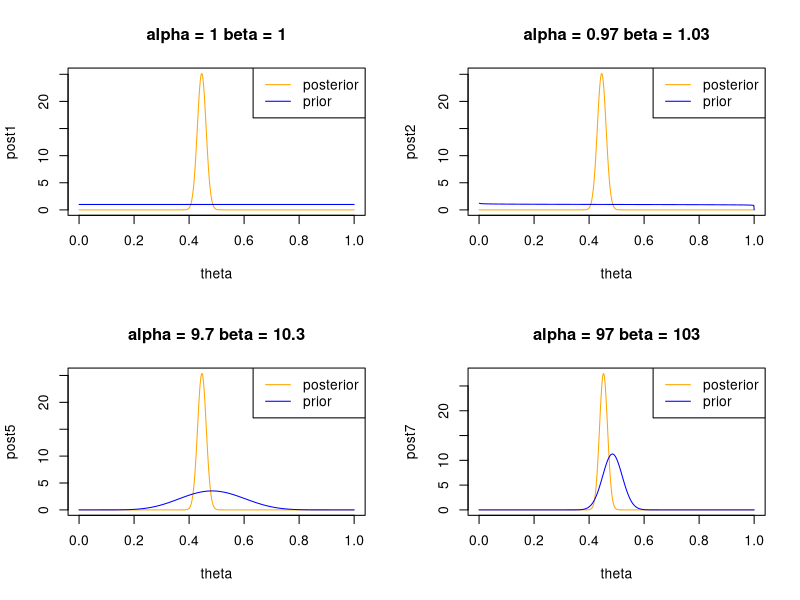

Here is the R script that generated this plot:
### Placenta previa example
# Placenta previa is a condition in which the placenta of an unborn child is
# implanted very low in the uterus, obstructing the child from
# a normal vaginal delivery. An early study concerning
# the sex of placenta previa births in Germany
# found that of a total of 980 births, 437 were female.
# How strong is the evidence that the proportion of female
# births in the population of placenta previa births is less than 0.485
# (the proportion in the general population)?

# Data distribution: y ~ Bin(n, theta) with n = 980 and observed y = 437
# Prior: theta ~ Beta(1, 1)
# Posterior: Beta(y + 1, n - y + 1) = Beta(438, 544)

#set parameters of Beta(a,b) posterior
a <- 438
b <- 544

mu <- a / (a + b) #determine mean of posterior
v <- (a * b) / (a + b)^2 / (a + b + 1) #determine variance of posterior

mu	#exact mean
qbeta(.5, a, b) #exact median
(ci0 <- qbeta(c(.025, .975), a, b)) #exact credible interval
pbeta(0.485, a, b) # exact posterior probability of interest

## Analysis using different conjugate prior distributions
# set data
# Data distribution: y ~ Bin(n, theta) with n = 980 and observed y = 437
# Prior: theta ~ Beta(alpha, beta)
# Posterior: Beta(y + alpha, n - y + beta)

# set data
n <- 980
y <- 437
# prior parameters
alpha <- c(1, 0.97, 2.425, 4.85, 9.7, 48.5, 97)
beta <- c(1, 1.03, 2.575, 5.15, 10.3, 51.5, 103)

#Determine corresponding posterior distribution parameters
a <-  alpha + y
b <- n - y + beta

a / (a + b) #exact means
qbeta(p = .5, a, b) #exact medians
cbind(qbeta(c(.025), a, b), qbeta(c(.975), a, b)) #exact posterior intervals
pbeta(0.485, a, b) # exact posterior probability of interest

# approximate posterior using simulation
x <- rbeta(1000, a, b) #1000 draws from posterior distribution
mean(x) #approximate mean of posterior
median(x) #approximate median of posterior
(ci1 <- quantile(x, prob = c(.025, .975))) #95% central posterior interval
mean(x <= 0.485) # approximate posterior probability

ci0
ci1

# plot results
theta <- seq(0, 1, by = 0.001) #create vector of possible thetas

#determine prior densities for each combination prior parameters
prior1 <- dbeta(theta, shape1 = alpha[1], shape2 = beta[1])
prior2 <- dbeta(theta, shape1 = alpha[2], shape2 = beta[2])
prior3 <- dbeta(theta, shape1 = alpha[3], shape2 = beta[3])
prior4 <- dbeta(theta, shape1 = alpha[4], shape2 = beta[4])
prior5 <- dbeta(theta, shape1 = alpha[5], shape2 = beta[5])
prior6 <- dbeta(theta, shape1 = alpha[6], shape2 = beta[6])
prior7 <- dbeta(theta, shape1 = alpha[7], shape2 = beta[7])

#determine posterior densities for each combination prior parameters
post1 <- dbeta(theta, shape1 = a[1], shape2 = b[1])
post2 <- dbeta(theta, shape1 = a[2], shape2 = b[2])
post3 <- dbeta(theta, shape1 = a[3], shape2 = b[3])
post4 <- dbeta(theta, shape1 = a[4], shape2 = b[4])
post5 <- dbeta(theta, shape1 = a[5], shape2 = b[5])
post6 <- dbeta(theta, shape1 = a[6], shape2 = b[6])
post7 <- dbeta(theta, shape1 = a[7], shape2 = b[7])

#construct 2x2 layout of plots
par(mfrow = c(2, 2))
#plot several prior/posterior combinations with legend and descriptive title
plot(theta, post1, type = "l", col = "orange")
lines(theta, prior1, col = "blue")
title(paste("alpha =", alpha[1], "beta =", beta[1]))
legend("topright", legend = c("posterior", "prior"),
       col = c("orange", "blue"), lwd = c(1, 1))

plot(theta, post2, type = "l", col = "orange")
lines(theta, prior2, col = "blue")
title(paste("alpha =", alpha[2], "beta =", beta[2]))
legend("topright", legend = c("posterior", "prior"),
       col = c("orange", "blue"), lwd = c(1, 1))

plot(theta, post5, type = "l", col = "orange")
lines(theta, prior5, col = "blue")
title(paste("alpha =", alpha[5], "beta =", beta[5]))
legend("topright", legend = c("posterior", "prior"),
       col = c("orange", "blue"), lwd = c(1, 1))

plot(theta, post7, type = "l", col = "orange")
lines(theta, prior7, col = "blue")
title(paste("alpha =", alpha[7], "beta =", beta[7]))
legend("topright", legend = c("posterior", "prior"),
       col = c("orange", "blue"), lwd = c(1, 1))